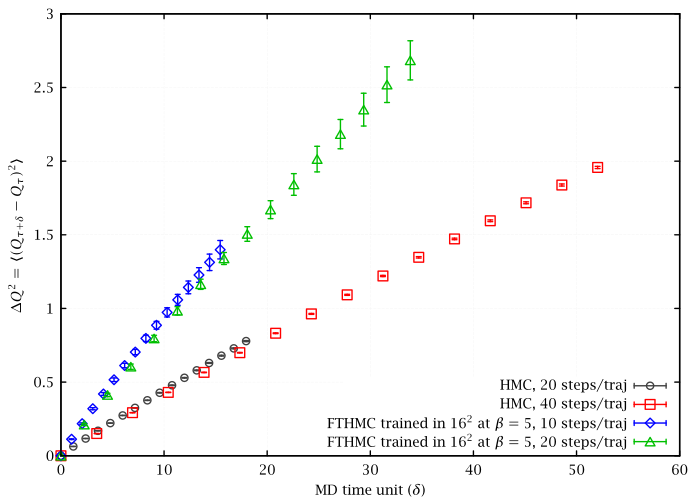

The script that drew this image:
set lmargin 9
set grid lc rgb '#f0f0f0'
set xlabel 'MD time unit ($\delta$)'
set ylabel '$\Delta Q^2 = \langle (Q_{\tau+\delta}-Q_\tau)^2 \rangle$'
set key bottom
plot\
	"<sed -n '/^beta: 5$/,/^beta: /{/^BEGIN dQ2$/,/^END dQ2$/{/dQ2/d;p;};}' ../../u1_2d/stats/t_hmc_3_dq2_post_train" u ($1*20*0.059857304407346816):2:4 w e t 'HMC, 20 steps/traj',\
	"<sed -n '/^beta: 5$/,/^beta: /{/^BEGIN dQ2$/,/^END dQ2$/{/dQ2/d;p;};}' ../../u1_2d/stats/t_hmc_1_dq2_post_train" u ($1*40*0.086742760180883061):2:4 w e t 'HMC, 40 steps/traj',\
	"<sed -n '/^beta: 5$/,/^beta: /{/^BEGIN dQ2$/,/^END dQ2$/{/dQ2/d;p;};}' ../../u1_2d/stats/i_force_b25_0_b5_2_dq2_post_train" u ($1*10*0.10295710529440118):2:4 w e t 'FTHMC trained in $16^2$ at $\beta=5$, 10 steps/traj',\
	"<sed -n '/^beta: 5$/,/^beta: /{/^BEGIN dQ2$/,/^END dQ2$/{/dQ2/d;p;};}' ../../u1_2d/stats/i_force_b25_0_b5_3_dq2_post_train" u ($1*20*0.11293052889672119):2:4 w e t 'FTHMC trained in $16^2$ at $\beta=5$, 20 steps/traj'
